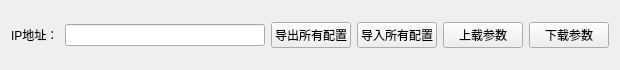
    <widget class="QWidget" name="widget" native="true">
     <property name="minimumSize">
      <size>
       <width>0</width>
       <height>50</height>
      </size>
     </property>
     <property name="maximumSize">
      <size>
       <width>16777215</width>
       <height>70</height>
      </size>
     </property>
     <layout class="QGridLayout" name="gridLayout_2">
      <item row="0" column="0">
       <widget class="QLabel" name="label_10">
        <property name="minimumSize">
         <size>
          <width>40</width>
          <height>0</height>
         </size>
        </property>
        <property name="maximumSize">
         <size>
          <width>60</width>
          <height>16777215</height>
         </size>
        </property>
        <property name="text">
         <string>IP地址：</string>
        </property>
       </widget>
      </item>
      <item row="0" column="1">
       <widget class="QLineEdit" name="liEdEquIp">
        <property name="minimumSize">
         <size>
          <width>200</width>
          <height>0</height>
         </size>
        </property>
        <property name="maximumSize">
         <size>
          <width>200</width>
          <height>16777215</height>
         </size>
        </property>
        <property name="alignment">
         <set>Qt::AlignCenter</set>
        </property>
       </widget>
      </item>
      <item row="0" column="2">
       <widget class="QPushButton" name="puBImportConfig">
        <property name="maximumSize">
         <size>
          <width>120</width>
          <height>40</height>
         </size>
        </property>
        <property name="text">
         <string>导出所有配置</string>
        </property>
       </widget>
      </item>
      <item row="0" column="3">
       <widget class="QPushButton" name="puBExportConfig">
        <property name="maximumSize">
         <size>
          <width>120</width>
          <height>40</height>
         </size>
        </property>
        <property name="text">
         <string>导入所有配置</string>
        </property>
       </widget>
      </item>
      <item row="0" column="4">
       <widget class="QPushButton" name="puBUpConfig">
        <property name="maximumSize">
         <size>
          <width>120</width>
          <height>40</height>
         </size>
        </property>
        <property name="text">
         <string>上载参数</string>
        </property>
       </widget>
      </item>
      <item row="0" column="5">
       <widget class="QPushButton" name="puBDownConfig">
        <property name="maximumSize">
         <size>
          <width>120</width>
          <height>40</height>
         </size>
        </property>
        <property name="text">
         <string>下载参数</string>
        </property>
       </widget>
      </item>
     </layout>
    </widget>
